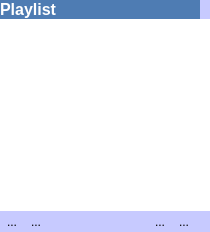
         <widget class="QFrame" name="framePlaylist">
          <property name="enabled">
           <bool>true</bool>
          </property>
          <property name="sizePolicy">
           <sizepolicy hsizetype="Preferred" vsizetype="Expanding">
            <horstretch>0</horstretch>
            <verstretch>0</verstretch>
           </sizepolicy>
          </property>
          <property name="minimumSize">
           <size>
            <width>0</width>
            <height>0</height>
           </size>
          </property>
          <property name="maximumSize">
           <size>
            <width>210</width>
            <height>16777215</height>
           </size>
          </property>
          <property name="baseSize">
           <size>
            <width>0</width>
            <height>0</height>
           </size>
          </property>
          <property name="styleSheet">
           <string notr="true">QFrame {
     background-color: rgb(199, 202, 255);
}</string>
          </property>
          <property name="frameShape">
           <enum>QFrame::NoFrame</enum>
          </property>
          <property name="frameShadow">
           <enum>QFrame::Raised</enum>
          </property>
          <layout class="QGridLayout" name="gridLayout_22">
           <property name="margin">
            <number>0</number>
           </property>
           <property name="spacing">
            <number>0</number>
           </property>
           <item row="0" column="0" colspan="2">
            <widget class="QLabel" name="labelPlaylistHeader">
             <property name="styleSheet">
              <string notr="true">background-color: rgb(78, 124, 179);
color: rgb(255, 255, 255);</string>
             </property>
             <property name="text">
              <string>&lt;!DOCTYPE HTML PUBLIC &quot;-//W3C//DTD HTML 4.0//EN&quot; &quot;http://www.w3.org/TR/REC-html40/strict.dtd&quot;&gt;
&lt;html&gt;&lt;head&gt;&lt;meta name=&quot;qrichtext&quot; content=&quot;1&quot; /&gt;&lt;style type=&quot;text/css&quot;&gt;
p, li { white-space: pre-wrap; }
&lt;/style&gt;&lt;/head&gt;&lt;body style=&quot; font-family:'Sans Serif'; font-size:9pt; font-weight:400; font-style:normal;&quot;&gt;
&lt;p style=&quot; margin-top:0px; margin-bottom:0px; margin-left:0px; margin-right:0px; -qt-block-indent:0; text-indent:0px;&quot;&gt;&lt;img src=&quot;:/Icons/FileType/Resource/24x24 File Type/VisualHub.png&quot; /&gt;&lt;span style=&quot; font-size:12pt; font-weight:600;&quot;&gt;Playlist&lt;/span&gt;&lt;/p&gt;&lt;/body&gt;&lt;/html&gt;</string>
             </property>
            </widget>
           </item>
           <item row="2" column="0">
            <layout class="QGridLayout" name="gridLayout_59">
             <item row="0" column="0">
              <widget class="QToolButton" name="toolButtonAddMedia">
               <property name="toolTip">
                <string>Add media file to the playlist.</string>
               </property>
               <property name="text">
                <string>...</string>
               </property>
               <property name="icon">
                <iconset>
                 <normaloff>:/Icons/Resource/Edit Add.png</normaloff>:/Icons/Resource/Edit Add.png</iconset>
               </property>
               <property name="iconSize">
                <size>
                 <width>20</width>
                 <height>20</height>
                </size>
               </property>
               <property name="popupMode">
                <enum>QToolButton::InstantPopup</enum>
               </property>
               <property name="autoRaise">
                <bool>true</bool>
               </property>
              </widget>
             </item>
             <item row="0" column="1">
              <widget class="QToolButton" name="toolButtonRemoveMedia">
               <property name="toolTip">
                <string>Remove media file from the playlist.</string>
               </property>
               <property name="text">
                <string>...</string>
               </property>
               <property name="icon">
                <iconset>
                 <normaloff>:/Icons/Resource/Edit Remove.png</normaloff>:/Icons/Resource/Edit Remove.png</iconset>
               </property>
               <property name="iconSize">
                <size>
                 <width>20</width>
                 <height>20</height>
                </size>
               </property>
               <property name="autoRaise">
                <bool>true</bool>
               </property>
              </widget>
             </item>
             <item row="0" column="2">
              <spacer name="horizontalSpacer_12">
               <property name="orientation">
                <enum>Qt::Horizontal</enum>
               </property>
               <property name="sizeType">
                <enum>QSizePolicy::Fixed</enum>
               </property>
               <property name="sizeHint" stdset="0">
                <size>
                 <width>100</width>
                 <height>20</height>
                </size>
               </property>
              </spacer>
             </item>
             <item row="0" column="3">
              <widget class="QToolButton" name="toolButtonClearPlaylist">
               <property name="toolTip">
                <string>Clear playlist.</string>
               </property>
               <property name="text">
                <string>...</string>
               </property>
               <property name="icon">
                <iconset>
                 <normaloff>:/Icons/Resource/Erase All.png</normaloff>:/Icons/Resource/Erase All.png</iconset>
               </property>
               <property name="iconSize">
                <size>
                 <width>20</width>
                 <height>20</height>
                </size>
               </property>
               <property name="popupMode">
                <enum>QToolButton::InstantPopup</enum>
               </property>
               <property name="autoRaise">
                <bool>true</bool>
               </property>
              </widget>
             </item>
             <item row="0" column="4">
              <widget class="QToolButton" name="toolButtonSavePlaylist">
               <property name="toolTip">
                <string>Save playlist.</string>
               </property>
               <property name="text">
                <string>...</string>
               </property>
               <property name="icon">
                <iconset>
                 <normaloff>:/Icons/Resource/Save All.png</normaloff>:/Icons/Resource/Save All.png</iconset>
               </property>
               <property name="iconSize">
                <size>
                 <width>20</width>
                 <height>20</height>
                </size>
               </property>
               <property name="popupMode">
                <enum>QToolButton::InstantPopup</enum>
               </property>
               <property name="autoRaise">
                <bool>true</bool>
               </property>
              </widget>
             </item>
            </layout>
           </item>
           <item row="1" column="0" colspan="5">
            <widget class="QListWidget" name="listWidgetPlaylist">
             <property name="sizePolicy">
              <sizepolicy hsizetype="Preferred" vsizetype="Expanding">
               <horstretch>0</horstretch>
               <verstretch>0</verstretch>
              </sizepolicy>
             </property>
             <property name="maximumSize">
              <size>
               <width>210</width>
               <height>16777215</height>
              </size>
             </property>
             <property name="styleSheet">
              <string notr="true">background-color: white;</string>
             </property>
             <property name="frameShape">
              <enum>QFrame::NoFrame</enum>
             </property>
            </widget>
           </item>
          </layout>
         </widget>
